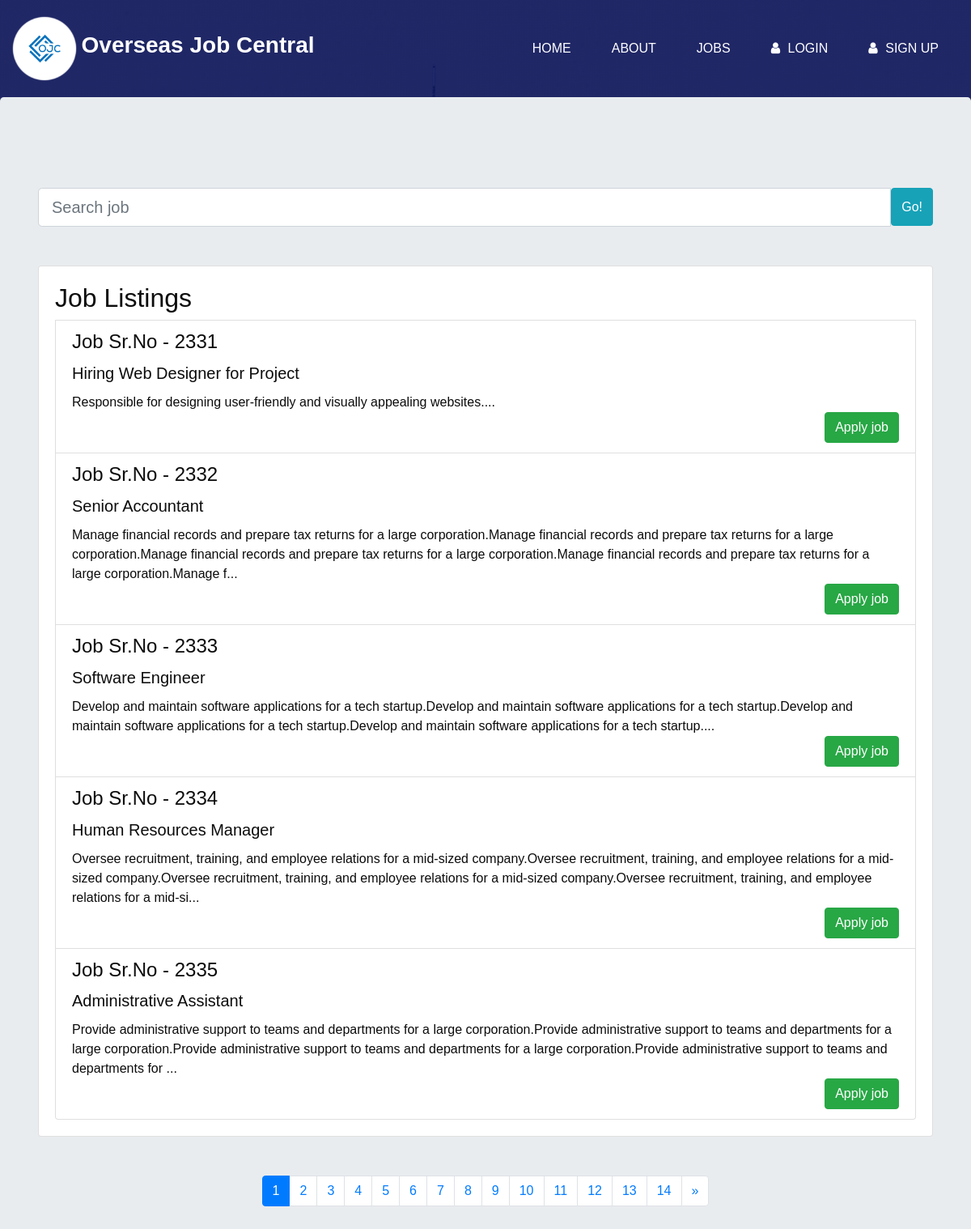
The page /jobs/jobs.php on the database its author committed.
### tables this page shows
CREATE TABLE `jobs` (
  `id` int(11) NOT NULL,
  `job_title` varchar(100) NOT NULL,
  `job_desc` text NOT NULL,
  `job_location` varchar(100) NOT NULL,
  `employer` varchar(50) NOT NULL,
  `company` varchar(100) NOT NULL,
  `status` int(10) DEFAULT NULL,
  `post_creator` varchar(50) NOT NULL,
  `post_updater` varchar(50) DEFAULT NULL,
  `post_deleter` varchar(50) DEFAULT NULL,
  `created_at` timestamp NOT NULL DEFAULT current_timestamp(),
  `updated_at` timestamp NULL DEFAULT NULL,
  `deleted_at` timestamp NULL DEFAULT NULL
);

### jobs/jobs.php (the view, shortened to what this page needs)
<?php
$db = new Database();
$conn = $db->getConnection();
$limit = 5;
$page = isset($_GET['page']) ? $_GET['page'] : 1;
$offset = ($page - 1) * $limit;
$sql = "SELECT * FROM jobs LIMIT $offset, $limit";
$results = $conn->query($sql);
$sqlTotal = "SELECT COUNT(*) as total FROM jobs";
$resultTotal = $conn->query($sqlTotal);
$totalRows = $resultTotal->fetch_assoc()['total'];
$totalPages = ceil($totalRows / $limit);
?>
<?php include '../includes/head.php'; ?>
<body style="background-image: linear-gradient(to right, #1f2766, #1f2766);">
<?php include '../includes/header.php'; ?>
<div class="jumbotron" style="margin-left: 0px;">
<section class="mt-5 mb-5">
  <div class="container">
    <div class="row">
      <div class="col-md-12">
        <div class="input-group input-group-lg">
          <input type="text" id="searchBar" class="form-control" placeholder="Search job">
          <span class="input-group-btn">
            <button id="searchBtn" type="button" class="btn btn-info" onclick="searchBar()">Go!</button>
          </span>
        </div>
      </div>
    </div>
  </div>
</section>
<section class="container">
  <div class="card">
    <div class="card-body">
      <h2>Job Listings</h2>
      <ul class="list-group">
        <?php if ($results->num_rows > 0): ?>
          <?php while ($result = mysqli_fetch_array($results)): ?>
            <a href="detail.php?id=<?= $result['id']; ?>" class="job-listing-link">
            <li class="list-group-item">
                <h4 class="card-title"><?= "Job Sr.No - 233".$result['id']; ?></h4>
                <h5 class="card-title"><?= $result['job_title']; ?></h5>
                <p class="card-text"><?= substr($result['job_desc'], 0, 300); ?>...</p>
                <a href="#" class="btn btn-success float-right">Apply job</a>
            </li>
            </a>
          <?php endwhile; ?>
        <?php else: ?>
          <p>No job listings found.</p>
        <?php endif; ?>
      </ul>
    </div>
  </div>
</section>
<section class="container mt-5">
  <nav aria-label="Page navigation">
    <ul class="pagination justify-content-center">
      <?php for ($i = 1; $i <= $totalPages; $i++): ?>
        <li class="page-item <?= $page == $i ? 'active' : ''; ?>">
          <a class="page-link" href="?page=<?= $i; ?>"><?= $i; ?></a>
        </li>
      <?php endfor; ?>
      <?php if ($page < $totalPages): ?>
        <li class="page-item">
          <a class="page-link" href="?page=<?= $page + 1; ?>" aria-label="Next">
            <span aria-hidden="true">&raquo;</span>
          </a>
        </li>
      <?php endif; ?>
    </ul>
  </nav>
</section>
</div>
</body>
</html>

### includes/head.php (shortened to what this page needs)
<!DOCTYPE html>
<html lang="en">
<head>
  <link rel="stylesheet" type="text/css" href="<?php echo ASSETS_URL; ?>/css/bootstrap.css" />
  <link href="<?php echo ASSETS_URL; ?>/css/font-awesome.min.css" rel="stylesheet" />
  <link rel="stylesheet" href="<?php echo ASSETS_URL; ?>/css/nice-select.min.css" />
  <link href="<?php echo ASSETS_URL; ?>/css/style.css" rel="stylesheet" />
  <link href="<?php echo ASSETS_URL; ?>/css/responsive.css" rel="stylesheet" />
</head>

### includes/header.php (shortened to what this page needs)
<div class="hero_area">
<header class="header_section">
  <div class="container-fluid">
    <nav class="navbar navbar-expand-lg custom_nav-container ">
      <a class="navbar-brand" href="<?php echo PUBLIC_URL; ?>">
          <img src="../assets/images/ojc-round.png" alt="ojc-round" width="80px" height="80px">
          <span>Overseas Job Central</span>
      </a>
      <div class="collapse navbar-collapse" id="navbarSupportedContent">
          <ul class="navbar-nav  ml-auto">
          <li class="nav-item">
              <a class="nav-link" href="<?php echo PUBLIC_URL; ?>"> Home </a>
          </li>
          <li class="nav-item">
              <a class="nav-link" href="<?php echo PUBLIC_URL; ?>/about.php"> About</a>
          </li>
          <li class="nav-item">
              <a class="nav-link" href="<?php echo JOBS_URL; ?>/jobs.php"> Jobs </a>
          </li>
          <?php if (!isset($_SESSION['user_id'])): ?>
          <li class="nav-item">
              <a class="nav-link" href="<?php echo AUTH_URL; ?>/login.php">
              <i class="fa fa-user" aria-hidden="true"></i>
              <span>
                  Login
              </span>
              </a>
          </li>
          <li class="nav-item">
              <a class="nav-link" href="<?php echo AUTH_URL; ?>/register.php">
              <i class="fa fa-user" aria-hidden="true"></i>
              <span>
                  Sign Up
              </span>
              </a>
          </li>
        <?php endif; ?>
          </ul>
      </div>
    </nav>
  </div>
</header>

### assets/css/style.css (style rules this page uses)
body { font-family: 'Poppins', sans-serif; color: #0c0c0c; background-color: #ffffff; overflow-x: hidden; }
a, a:hover, a:focus { text-decoration: none; }
.btn, .btn:focus { outline: none !important; -webkit-box-shadow: none; box-shadow: none; }
.hero_area { position: relative; height: 100vh; display: -webkit-box; display: -moz-box; display: -ms-flexbox; display: flex; -webkit-box-orient: vertical; -webkit-box-direction: normal; -moz-box-orient: vertical; -moz-box-direction: normal; -ms-flex-direction: column; flex-direction: column; background-image: -webkit-gradient(linear, left top, right top, from(rgba(8, 19, 92, 0.9)), to(rgba(8, 19, 92, 0.9))), url(../images/slider-bg2.jpg); background-image: -webkit-linear-gradient(left, rgba(8, 19, 92, 0.9), rgba(8, 19, 92, 0.9)), url(../images/slider-bg2.jpg); background-image: -moz-linear-gradient(left, rgba(8, 19, 92, 0.9), rgba(8, 19, 92, 0.9)), url(../images/slider-bg2.jpg); background-image: -o-linear-gradient(left, rgba(8, 19, 92, 0.9), rgba(8, 19, 92, 0.9)), url(../images/slider-bg2.jpg); background-image: linear-gradient(to right, rgba(8, 19, 92, 0.9), rgba(8, 19, 92, 0.9)), url(../images/slider-bg2.jpg); background-size: cover; }
.header_section { padding: 15px 0; }
.navbar-brand { margin: 0; }
.navbar-brand span { font-size: 28px; font-weight: bold; color: #ffffff; }
.custom_nav-container { padding: 0; }
.custom_nav-container .navbar-nav { -webkit-box-align: center; -moz-box-align: center; -ms-flex-align: center; align-items: center; }
.custom_nav-container .navbar-nav .nav-item .nav-link { padding: 10px 25px; color: #ffffff; text-align: center; text-transform: uppercase; }
.custom_nav-container .navbar-nav .nav-item .nav-link span { margin-left: 5px; }
#searchBtn { height: calc(100% - 1px); }
.job-listing-link { display: block; width: 100%; height: 100%; text-decoration: none; color: inherit; }

### rows shown on the page
jobs: id "1", job_title "Hiring Web Designer for Project", job_desc "Responsible for designing user-friendly and visually appealing websites."
jobs: id "2", job_title "Senior Accountant", job_desc "Manage financial records and prepare tax returns for a large corporation.Manage financial records and prepare tax returns for a large corporation.Manage financial records and prepare tax returns for a large corporation.Manage financial records and prepare tax returns for a large corporation.Manage f"
jobs: id "3", job_title "Software Engineer", job_desc "Develop and maintain software applications for a tech startup.Develop and maintain software applications for a tech startup.Develop and maintain software applications for a tech startup.Develop and maintain software applications for a tech startup."
jobs: id "4", job_title "Human Resources Manager", job_desc "Oversee recruitment, training, and employee relations for a mid-sized company.Oversee recruitment, training, and employee relations for a mid-sized company.Oversee recruitment, training, and employee relations for a mid-sized company.Oversee recruitment, training, and employee relations for a mid-si"
jobs: id "5", job_title "Administrative Assistant", job_desc "Provide administrative support to teams and departments for a large corporation.Provide administrative support to teams and departments for a large corporation.Provide administrative support to teams and departments for a large corporation.Provide administrative support to teams and departments for"
